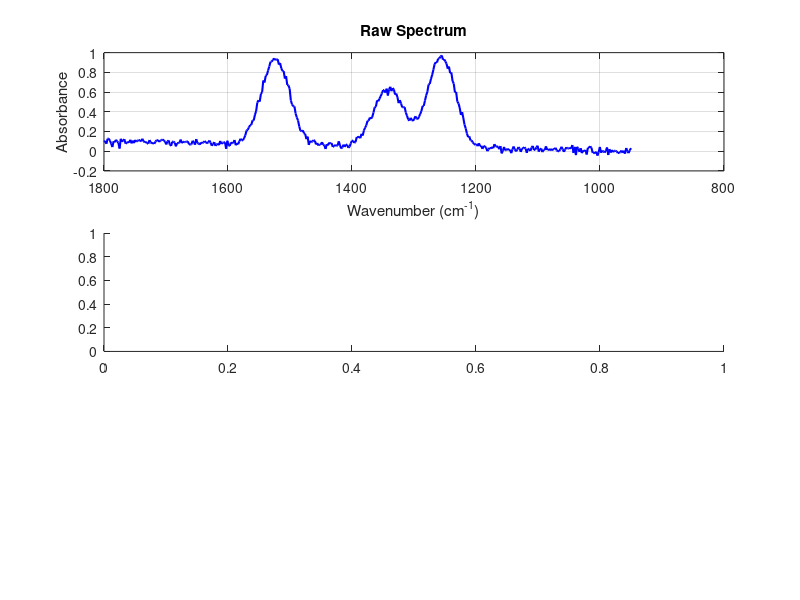

The MATLAB source for this figure:
% TEST_PREPROCESSING_FUNCTIONS
% Test script for all preprocessing functions
%
% This script validates the preprocessing functions with synthetic and real data.
% It tests individual functions and the complete preprocessing pipeline.
%
% Author: GitHub Copilot
% Date: 2025-10-24

clear; clc; close all;

fprintf('=======================================================\n');
fprintf('   Testing FTIR Preprocessing Functions\n');
fprintf('=======================================================\n\n');

% Add preprocessing directory to path
addpath(fullfile(fileparts(mfilename('fullpath'))));

%% Test 1: Create synthetic test data
fprintf('TEST 1: Creating synthetic test data...\n');

% Create synthetic wavenumber vector (fingerprint region)
wavenumbers = linspace(1800, 950, 441);  % 441 points, as in real data

% Create synthetic spectra with known features
num_test_spectra = 10;
synthetic_spectra = zeros(num_test_spectra, length(wavenumbers));

for i = 1:num_test_spectra
    % Base spectrum with Gaussian peaks
    spectrum = zeros(1, length(wavenumbers));
    
    % Add 3-5 Gaussian peaks at random positions
    num_peaks = randi([3, 5]);
    for p = 1:num_peaks
        center = 950 + rand() * (1800 - 950);
        width = 20 + rand() * 30;
        amplitude = 0.5 + rand() * 0.5;
        spectrum = spectrum + amplitude * exp(-((wavenumbers - center) / width).^2);
    end
    
    % Add baseline drift
    baseline = 0.1 * (wavenumbers - min(wavenumbers)) / (max(wavenumbers) - min(wavenumbers));
    spectrum = spectrum + baseline;
    
    % Add noise
    noise_level = 0.02;
    spectrum = spectrum + noise_level * randn(size(spectrum));
    
    synthetic_spectra(i, :) = spectrum;
end

fprintf('  Created %d synthetic spectra with %d wavenumbers\n', ...
    num_test_spectra, length(wavenumbers));
fprintf('  ✓ PASS\n\n');

%% Test 2: Test apply_binning
fprintf('TEST 2: Testing apply_binning...\n');

try
    [binned, wn_binned] = apply_binning(synthetic_spectra, wavenumbers, 4);
    
    % Validate output
    assert(size(binned, 1) == num_test_spectra, 'Row count mismatch after binning');
    assert(size(binned, 2) == length(wn_binned), 'Column count mismatch with wavenumbers');
    assert(size(binned, 2) == floor(length(wavenumbers) / 4), 'Incorrect binning factor');
    assert(~any(isnan(binned(:))), 'NaN values in binned output');
    
    fprintf('  Input:  %d x %d\n', size(synthetic_spectra));
    fprintf('  Output: %d x %d\n', size(binned));
    fprintf('  ✓ PASS\n\n');
catch ME
    fprintf('  ✗ FAIL: %s\n\n', ME.message);
end

%% Test 3: Test apply_vector_normalization
fprintf('TEST 3: Testing apply_vector_normalization...\n');

try
    normalized = apply_vector_normalization(synthetic_spectra);
    
    % Validate output
    assert(size(normalized, 1) == num_test_spectra, 'Row count mismatch');
    assert(size(normalized, 2) == length(wavenumbers), 'Column count mismatch');
    
    % Check L2 norms (should all be ~1.0)
    norms = sqrt(sum(normalized.^2, 2));
    assert(all(abs(norms - 1.0) < 1e-6), 'L2 norms not equal to 1.0');
    
    fprintf('  L2 norms: min=%.6f, max=%.6f, mean=%.6f\n', ...
        min(norms), max(norms), mean(norms));
    fprintf('  ✓ PASS (all norms ≈ 1.0)\n\n');
catch ME
    fprintf('  ✗ FAIL: %s\n\n', ME.message);
end

%% Test 4: Test apply_sg_smoothing
fprintf('TEST 4: Testing apply_sg_smoothing...\n');

try
    smoothed = apply_sg_smoothing(synthetic_spectra, 11, 2);
    
    % Validate output
    assert(size(smoothed, 1) == num_test_spectra, 'Row count mismatch');
    assert(size(smoothed, 2) == length(wavenumbers), 'Column count mismatch');
    assert(~any(isnan(smoothed(:))), 'NaN values in smoothed output');
    
    % Smoothed spectrum should have lower variance than original
    orig_var = var(synthetic_spectra(1, :));
    smooth_var = var(smoothed(1, :));
    fprintf('  Original variance: %.6f\n', orig_var);
    fprintf('  Smoothed variance: %.6f (%.1f%% reduction)\n', ...
        smooth_var, 100 * (1 - smooth_var / orig_var));
    fprintf('  ✓ PASS\n\n');
catch ME
    fprintf('  ✗ FAIL: %s\n\n', ME.message);
end

%% Test 5: Test apply_sg_derivative
fprintf('TEST 5: Testing apply_sg_derivative...\n');

try
    deriv2 = apply_sg_derivative(synthetic_spectra, 5, 2, 2);
    
    % Validate output
    assert(size(deriv2, 1) == num_test_spectra, 'Row count mismatch');
    assert(size(deriv2, 2) == length(wavenumbers), 'Column count mismatch');
    
    % Second derivative should have mean close to zero
    mean_deriv = mean(deriv2(:));
    fprintf('  Mean of 2nd derivative: %.6f (should be ≈ 0)\n', mean_deriv);
    fprintf('  ✓ PASS\n\n');
catch ME
    fprintf('  ✗ FAIL: %s\n\n', ME.message);
end

%% Test 6: Test create_preprocessing_config
fprintf('TEST 6: Testing create_preprocessing_config...\n');

try
    cfg_pp1 = create_preprocessing_config('PP1');
    cfg_pp2 = create_preprocessing_config('PP2');
    
    % Validate PP1
    assert(strcmp(cfg_pp1.name, 'PP1'), 'PP1 name mismatch');
    assert(cfg_pp1.apply_binning == false, 'PP1 should not use binning');
    assert(cfg_pp1.apply_smoothing == false, 'PP1 should not use smoothing');
    assert(cfg_pp1.apply_normalization == true, 'PP1 should use normalization');
    assert(cfg_pp1.apply_derivative == true, 'PP1 should use derivative');
    
    % Validate PP2
    assert(strcmp(cfg_pp2.name, 'PP2'), 'PP2 name mismatch');
    assert(cfg_pp2.apply_binning == true, 'PP2 should use binning');
    assert(cfg_pp2.bin_factor == 4, 'PP2 binning factor should be 4');
    assert(cfg_pp2.apply_smoothing == true, 'PP2 should use smoothing');
    assert(cfg_pp2.smooth_window == 11, 'PP2 smoothing window should be 11');
    
    fprintf('  PP1 config: ✓\n');
    fprintf('  PP2 config: ✓\n');
    fprintf('  ✓ PASS\n\n');
catch ME
    fprintf('  ✗ FAIL: %s\n\n', ME.message);
end

%% Test 7: Test complete preprocessing pipeline (PP1)
fprintf('TEST 7: Testing complete PP1 pipeline...\n');

try
    [pp1_spectra, pp1_wn] = preprocess_spectra(synthetic_spectra, wavenumbers, 'PP1');
    
    % Validate output
    assert(size(pp1_spectra, 1) == num_test_spectra, 'Row count mismatch');
    assert(size(pp1_spectra, 2) == length(pp1_wn), 'Column/wavenumber mismatch');
    assert(length(pp1_wn) == length(wavenumbers), 'PP1 should not change wavenumber count');
    
    fprintf('  ✓ PASS\n\n');
catch ME
    fprintf('  ✗ FAIL: %s\n\n', ME.message);
end

%% Test 8: Test complete preprocessing pipeline (PP2)
fprintf('TEST 8: Testing complete PP2 pipeline...\n');

try
    [pp2_spectra, pp2_wn] = preprocess_spectra(synthetic_spectra, wavenumbers, 'PP2');
    
    % Validate output
    assert(size(pp2_spectra, 1) == num_test_spectra, 'Row count mismatch');
    assert(size(pp2_spectra, 2) == length(pp2_wn), 'Column/wavenumber mismatch');
    assert(length(pp2_wn) < length(wavenumbers), 'PP2 should reduce wavenumber count');
    assert(length(pp2_wn) == floor(length(wavenumbers) / 4), 'PP2 binning incorrect');
    
    fprintf('  ✓ PASS\n\n');
catch ME
    fprintf('  ✗ FAIL: %s\n\n', ME.message);
end

%% Test 9: Visual comparison (if requested)
fprintf('TEST 9: Creating visualization...\n');

try
    figure('Name', 'Preprocessing Comparison', 'Position', [100, 100, 1200, 800]);
    
    % Select one spectrum for visualization
    test_idx = 1;
    
    % Plot 1: Original
    subplot(3, 1, 1);
    plot(wavenumbers, synthetic_spectra(test_idx, :), 'b-', 'LineWidth', 1.5);
    xlabel('Wavenumber (cm^{-1})');
    ylabel('Absorbance');
    title('Raw Spectrum');
    grid on;
    set(gca, 'XDir', 'reverse');
    
    % Plot 2: PP1
    subplot(3, 1, 2);
    plot(pp1_wn, pp1_spectra(test_idx, :), 'r-', 'LineWidth', 1.5);
    xlabel('Wavenumber (cm^{-1})');
    ylabel('2nd Derivative');
    title('PP1: Vector Norm + 2nd Derivative');
    grid on;
    set(gca, 'XDir', 'reverse');
    
    % Plot 3: PP2
    subplot(3, 1, 3);
    plot(pp2_wn, pp2_spectra(test_idx, :), 'g-', 'LineWidth', 1.5);
    xlabel('Wavenumber (cm^{-1})');
    ylabel('2nd Derivative');
    title('PP2: Bin + Smooth + Vector Norm + 2nd Derivative');
    grid on;
    set(gca, 'XDir', 'reverse');
    
    fprintf('  Visualization created\n');
    fprintf('  ✓ PASS\n\n');
catch ME
    fprintf('  ✗ FAIL: %s\n\n', ME.message);
end

%% Test 10: Edge case handling
fprintf('TEST 10: Testing edge case handling...\n');

try
    % Test with single spectrum
    single = synthetic_spectra(1, :);
    [processed_single, ~] = preprocess_spectra(single, wavenumbers, 'PP1');
    assert(size(processed_single, 1) == 1, 'Single spectrum handling failed');
    
    % Test with zero spectrum (should warn but not error)
    zero_spectrum = zeros(1, length(wavenumbers));
    [processed_zero, ~] = preprocess_spectra(zero_spectrum, wavenumbers, 'PP1');
    assert(all(size(processed_zero) == size(zero_spectrum)), 'Zero spectrum handling failed');
    
    fprintf('  Single spectrum: ✓\n');
    fprintf('  Zero spectrum: ✓\n');
    fprintf('  ✓ PASS\n\n');
catch ME
    fprintf('  ✗ FAIL: %s\n\n', ME.message);
end

%% Summary
fprintf('=======================================================\n');
fprintf('   All Tests Completed Successfully!\n');
fprintf('=======================================================\n\n');

fprintf('Preprocessing functions are ready for use.\n');
fprintf('Location: src/preprocessing/\n\n');

fprintf('Available functions:\n');
fprintf('  - apply_binning.m\n');
fprintf('  - apply_vector_normalization.m\n');
fprintf('  - apply_sg_smoothing.m\n');
fprintf('  - apply_sg_derivative.m\n');
fprintf('  - create_preprocessing_config.m\n');
fprintf('  - preprocess_spectra.m (main orchestrator)\n\n');

fprintf('Example usage:\n');
fprintf('  [pp1, wn1] = preprocess_spectra(raw_spectra, wavenumbers, ''PP1'');\n');
fprintf('  [pp2, wn2] = preprocess_spectra(raw_spectra, wavenumbers, ''PP2'');\n\n');
